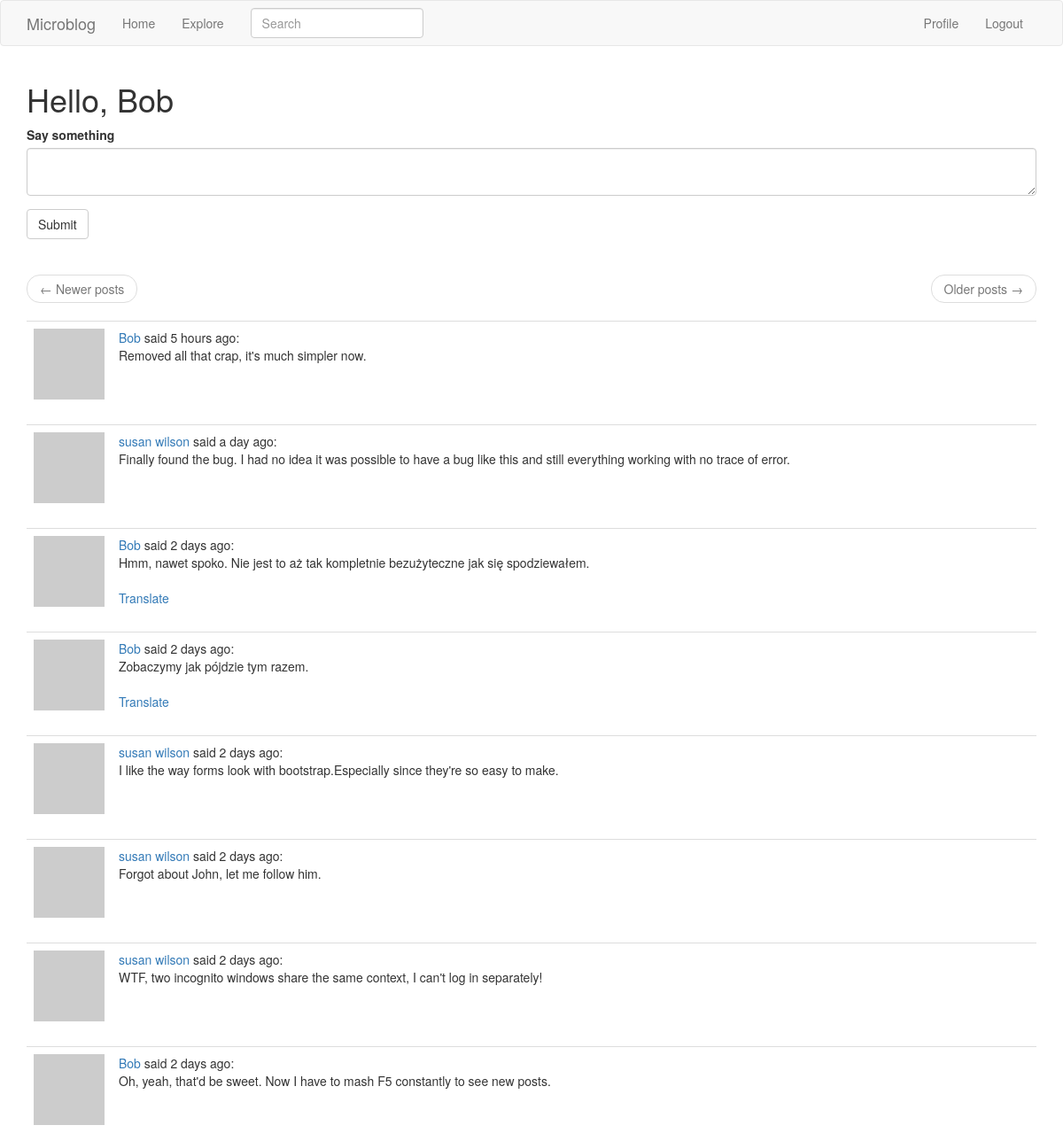
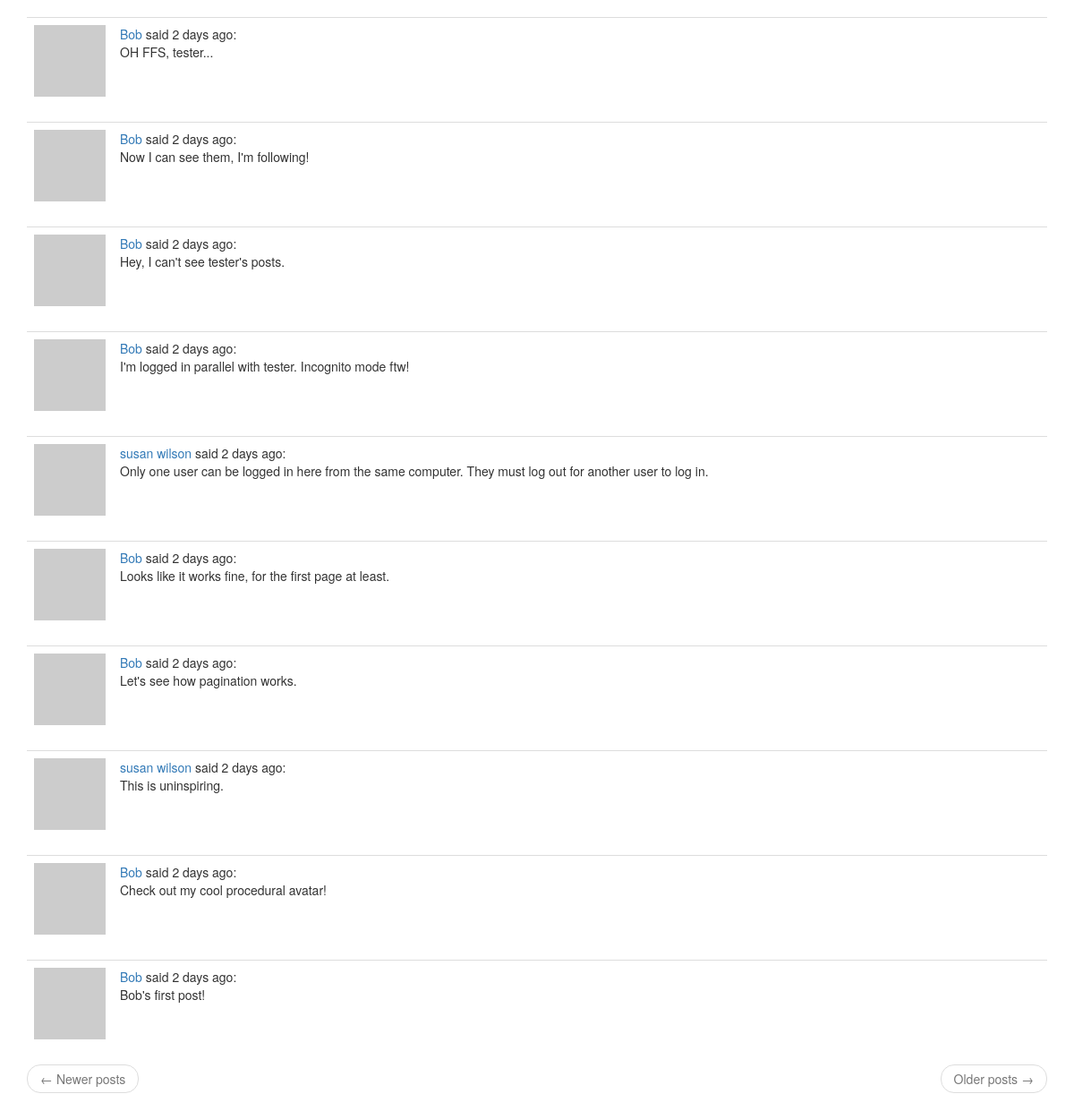
The app's page /index (signed in) with its own data (2 pictures, top to bottom).
### app/models.py (models this page shows, shortened)
class User(UserMixin, db.Model):
    id = db.Column(db.Integer, primary_key=True)
    username = db.Column(db.String(64), index=True, unique=True)
    email = db.Column(db.String(120), index=True, unique=True)
    password_hash = db.Column(db.String(128))
    about_me = db.Column(db.String(140))
    last_seen = db.Column(db.DateTime, default=datetime.utcnow)
    posts = db.relationship('Post', backref='author', lazy='dynamic')
    followed = db.relationship(
        'User', secondary=followers,
        primaryjoin=(followers.c.follower_id == id),
        secondaryjoin=(followers.c.followed_id == id),
        backref=db.backref('followers', lazy='dynamic'), lazy='dynamic')
    def avatar(self, size):
        digest = md5(self.email.lower().encode('utf-8')).hexdigest()
        return 'https://www.gravatar.com/avatar/{}?d=retro&s={}'.format(
            digest, size)
    def followed_posts(self):
        followed = Post.query.join(
            followers,
            (followers.c.followed_id == Post.user_id)
        ).filter(followers.c.follower_id == self.id)
        own = Post.query.filter_by(user_id=self.id)
        return followed.union(own).order_by(Post.timestamp.desc())

class Post(db.Model):
    __searchable__ = ['body']
    id = db.Column(db.Integer, primary_key=True)
    body = db.Column(db.String(140))
    timestamp = db.Column(db.DateTime, index=True, default=datetime.utcnow)
    user_id = db.Column(db.Integer, db.ForeignKey('user.id'))
    language = db.Column(db.String(5))

### app/main/routes.py (the view, shortened to what this page needs)
@bp.route('/', methods=['GET', 'POST'])
@bp.route('/index', methods=['GET', 'POST'])
@login_required
def index():
    form = PostForm()
    page = request.args.get('page', 1, type=int)
    posts = current_user.followed_posts().paginate(
        page, current_app.config['POSTS_PER_PAGE'], False)
    next_url = url_for('main.index', page=posts.next_num) \
        if posts.has_next else None
    prev_url = url_for('main.index', page=posts.prev_num) \
        if posts.has_prev else None
    return render_template('index.html', title=_('Home'), form=form,
                           posts=posts.items,
                           next_url=next_url, prev_url=prev_url)

### app/main/forms.py
class SearchForm(FlaskForm):
    q = StringField(_l('Search'), validators=[DataRequired()])
    def __init__(self, *args, **kwargs):
        if 'formdata' not in kwargs:
            kwargs['formdata'] = request.args
        if 'csrf_enabled' not in kwargs:
            kwargs['csrf_enabled'] = False
        super().__init__(*args, **kwargs)

class PostForm(FlaskForm):
    post = TextAreaField(_l('Say something'), validators=[
        DataRequired(), Length(min=1, max=140)])
    submit = SubmitField(_l('Submit'))

### app/main/routes.py (called while the page is built)
@bp.before_app_request
def before_request():
    if current_user.is_authenticated:
        current_user.last_seen = datetime.utcnow()
        db.session.commit()
        g.search_form = SearchForm()
    g.locale = str(get_locale())

### app/models.py (called while the page is built)
@login.user_loader
def load_user(id):
    return User.query.get(int(id))

### app/templates/index.html
{% extends "base.html" %}
{% import 'bootstrap/wtf.html' as wtf %}
{% block app_content %}
  <h1>{{ _('Hello,') }} {{ current_user.username }}</h1>
  {% if form %}
    {{ wtf.quick_form(form) }}
    <br>
  {% endif %}
  {% if posts %}
    {% include '_page_nav.html' %}
    {% for post in posts %}
      {% include '_post.html' %}
    {% endfor %}
    {% include '_page_nav.html' %}
  {% else %}
    <p class="text-muted">{{ _('No posts') }}</p>
  {% endif %}
{% endblock %}

### app/templates/_post.html
<table class="table table-hover">
  <tr>
    <td width="40px"><img src="{{ post.author.avatar(40) }}"></td>
    <td>
      <a href="{{ url_for('main.user', username=post.author.username) }}">
        {{ post.author.username }}
      </a>
      {{ _('said') }} {{ moment(post.timestamp).fromNow() }}:
      <br>
      <span id="post{{ post.id }}">{{ post.body }}</span>
      {% if post.language and post.language != g.locale %}
        <br><br>
        <span id="translation{{ post.id }}">
          <a href="javascript:translate(
                                '#post{{ post.id }}',
                                '#translation{{ post.id }}',
                                '{{ post.language }}',
                                '{{ g.locale }}');">{{ _('Translate') }}</a>
        </span>
      {% endif %}
    </td>
  </tr>
</table>

### records on screen
User: username "Bob"
Post: author.username "Bob", timestamp "5 hours ago", body "Removed all that crap, it's much simpler now."
Post: author.username "susan wilson", timestamp "a day ago", body "Finally found the bug. I had no idea it was possible to have a bug like this and still everything working with no trace of error."
Post: author.username "Bob", timestamp "2 days ago", body "Hmm, nawet spoko. Nie jest to aż tak kompletnie bezużyteczne jak się spodziewałem."
Post: author.username "Bob", timestamp "2 days ago", body "Zobaczymy jak pójdzie tym razem."
Post: author.username "susan wilson", timestamp "2 days ago", body "I like the way forms look with bootstrap.Especially since they're so easy to make."
Post: author.username "susan wilson", timestamp "2 days ago", body "Forgot about John, let me follow him."
Post: author.username "susan wilson", timestamp "2 days ago", body "WTF, two incognito windows share the same context, I can't log in separately!"
Post: author.username "Bob", timestamp "2 days ago", body "Oh, yeah, that'd be sweet. Now I have to mash F5 constantly to see new posts."
Post: author.username "Bob", timestamp "2 days ago", body "OH FFS, tester..."
Post: author.username "Bob", timestamp "2 days ago", body "Now I can see them, I'm following!"
Post: author.username "Bob", timestamp "2 days ago", body "Hey, I can't see tester's posts."
Post: author.username "Bob", timestamp "2 days ago", body "I'm logged in parallel with tester. Incognito mode ftw!"
Post: author.username "susan wilson", timestamp "2 days ago", body "Only one user can be logged in here from the same computer. They must log out for another user to log in."
Post: author.username "Bob", timestamp "2 days ago", body "Looks like it works fine, for the first page at least."
Post: author.username "Bob", timestamp "2 days ago", body "Let's see how pagination works."
Post: author.username "susan wilson", timestamp "2 days ago", body "This is uninspiring."
Post: author.username "Bob", timestamp "2 days ago", body "Check out my cool procedural avatar!"
Post: author.username "Bob", timestamp "2 days ago", body "Bob's first post!"
